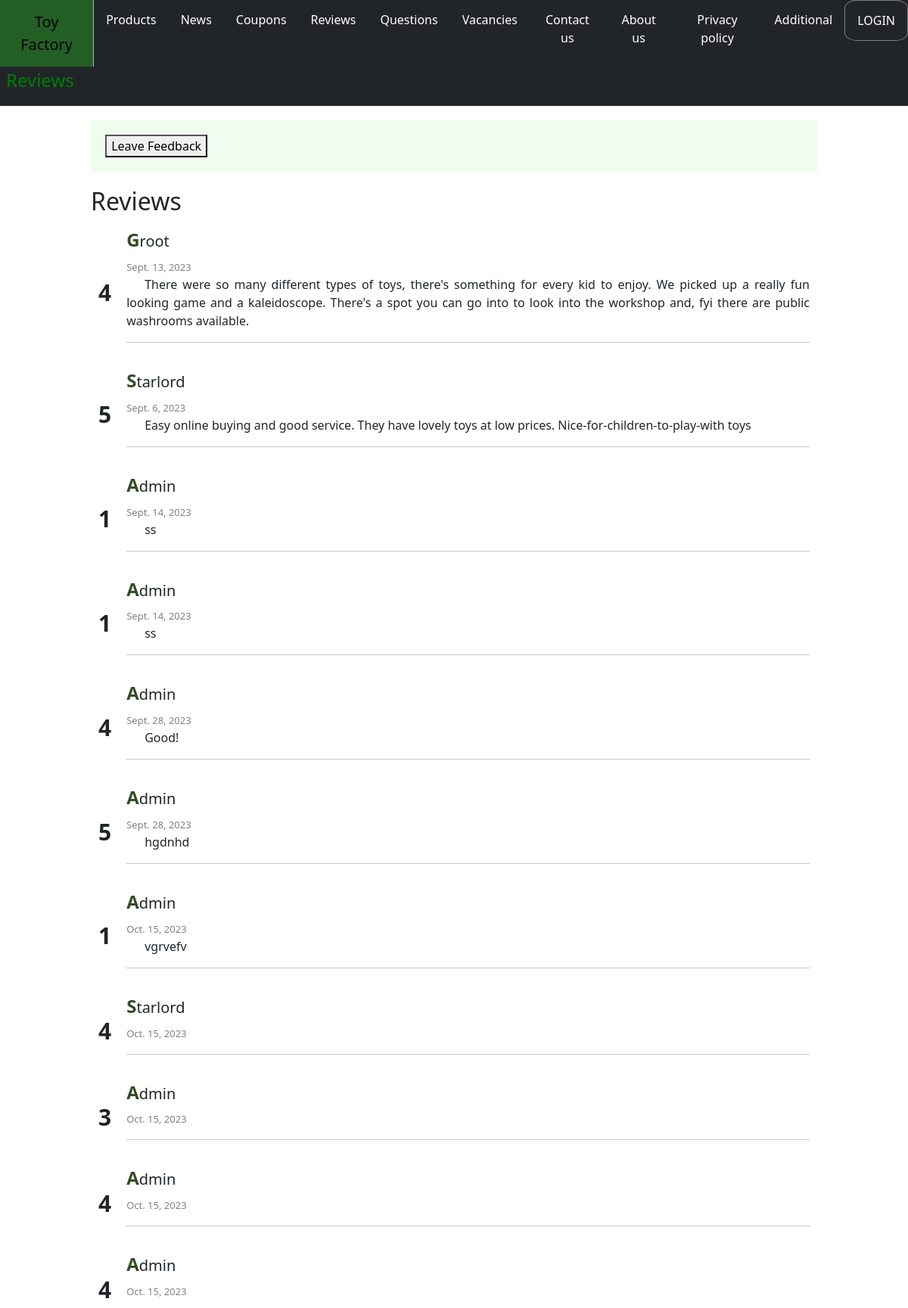
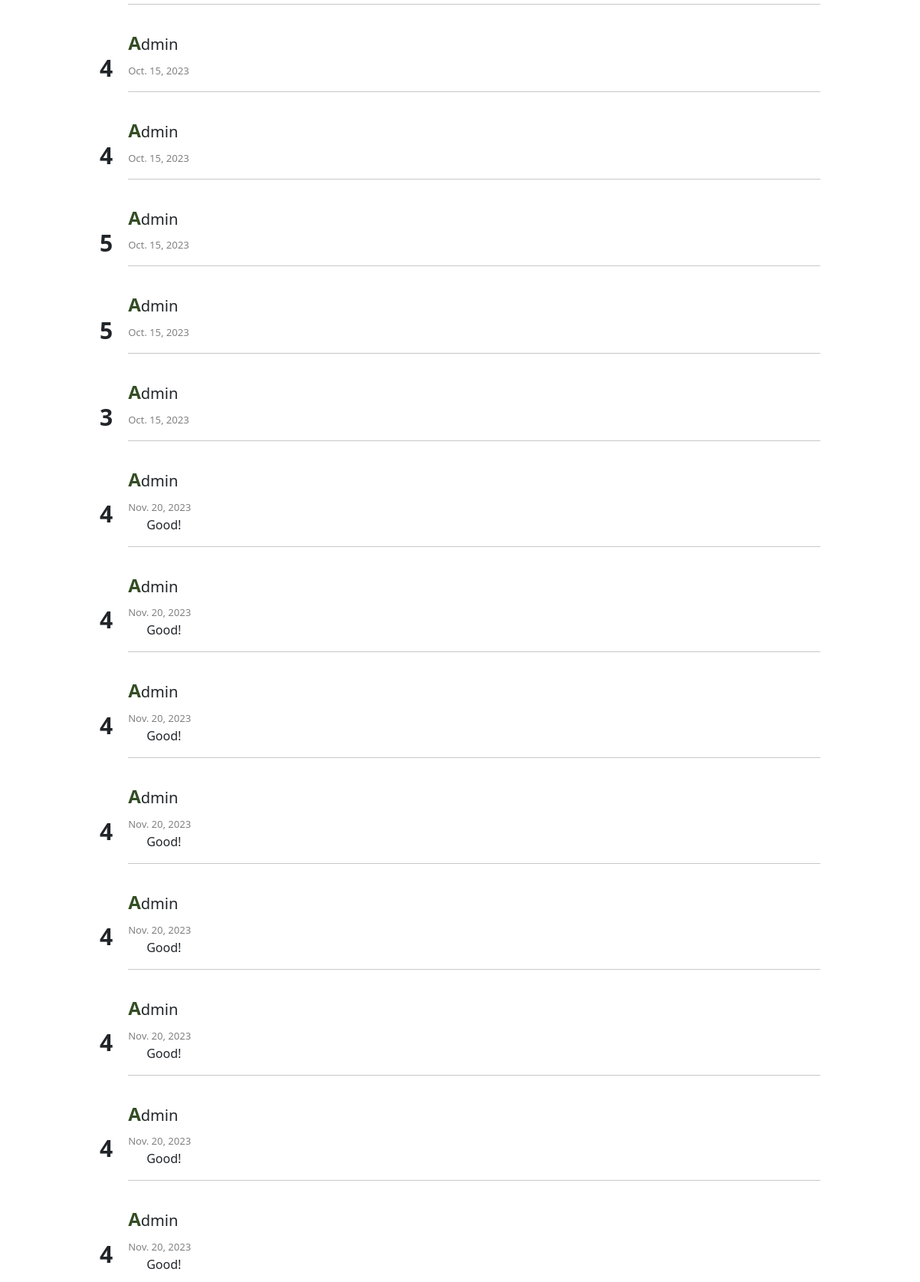
The page /toyfactory/reviews (upper part) on the database its author committed (2 pictures, top to bottom).
### toyfactory/models.py (models this page shows)
class Review(models.Model):
    clients_name = models.ForeignKey(User, on_delete=models.CASCADE)
    rating = models.PositiveIntegerField("Rating", validators=[
            MaxValueValidator(5),
            MinValueValidator(1)
        ])
    date = models.DateField("Release Date", default=datetime.date.today)
    text = models.CharField("Text", max_length=500, null=True)

### toyfactory/views.py (the view, shortened to what this page needs)
# urls.py: path("reviews", views.ReviewsView.as_view(), name="reviews"),
class ReviewsView(TemplateView):
    template_name = "toyfactory/reviews.html"
    def get_context_data(self, **kwargs):
        context = super().get_context_data(**kwargs)
        context["reviews"] = Review.objects.all()
        return context

### toyfactory/templates/toyfactory/reviews.html (shortened to what this page needs)
{% extends "base.html" %}
{% load static %}
{% block title %}Reviews{% endblock %}
{% block content %}
<html lang="en">
<head>
    <link rel="stylesheet" href="{% static 'styles/reviews.css' %}">
</head>
<body>
<div align="center">
    <div style="width:80%">
        <div align="justify">
            <div class="form_container">
                {% if user.is_authenticated %}
                <div id="form_description">
                    <h2>Review Form</h2>
                    <p>We would love to get feedback from you. Positive and negative feedback is welcomed. Please fill in the form.</p>
                </div>
                <div>
                    <form method="post">
                        {% csrf_token %}
                        <fieldset title="Review Form">
                            <small>Date</small><br>
                            <input disabled type="date" id="todayDate"><br>
                            <script> document.getElementById("todayDate").valueAsDate = new Date();</script>
                            <small>Rating</small><br>
                            <input required type="number" name="rating" min="1" max="5"><br>
                            <small>Message</small><br>
                            <textarea type="text" name="text" placeholder="Feedback" cols="100" rows="10"></textarea><br>
                            <small>Birth Date</small><br>
                            <input type="date" id="birthDay" onchange="changeDate()"><br>
                            <div class="checkbox_rect">
                                <input required type="checkbox" id="checkbox_rect" name="check">
                                <label for="checkbox_rect">Agree with private policy</label>
                            </div>
                            <button id="submitButton" disabled type="submit">Send</button>
                        </fieldset>
                    </form>
                </div>
                {%else%}
                    <a href="/toyfactory/accounts/login"><button>Leave Feedback</button></a>
                {%endif%}
            </div>
            <h2>Reviews</h2>
            <table cellpadding="10">
                {%for review in reviews%}
                <tr>
                    <td>
                        <strong style="font-size:30px">{{review.rating}}</strong>
                    </td>
                    <td>
                        <h5 id="client_name">{{review.clients_name}}</h5>
                        <time id="review_date">{{review.date}}</time>
                        {% if review.text %}
                            <p id="review_text">{{review.text}}</p>
                        {%endif%}
                        <hr>
                    </td>
                </tr>
                {% endfor %}
            </table>
        </div>
    </div>
</div>
</body>
</html>
{% endblock %}

### toyfactory/static/styles/base.css (style rules this page uses)
body { min-height: 100vh; display: flex; flex-direction: column; }

### toyfactory/static/styles/reviews.css (style rules this page uses)
.form_container { width: 100%; display: flex; align-items: center; flex-flow: row nowrap; height: 100%; justify-content: space-between; background-color: rgba(238, 253, 238, 0.91); margin-top: 2%; margin-bottom: 2%; padding: 2%; }
#client_name:first-letter { font-size: 1.5rem; font-weight: bold; color: #334d24; text-transform: uppercase; }
#review_date { color: #808080; font-size: 13px; }
#review_text { text-indent: 1.5em; text-align: justify; }

### rows shown on the page
Review: rating "4", clients_name "groot", date "Sept. 13, 2023", text "There were so many different types of toys, there's something for every kid to enjoy. We picked up a really fun looking game and a kaleidoscope. There's a spot you can go into to look into the workshop and, fyi there are public washrooms available."
Review: rating "5", clients_name "starlord", date "Sept. 6, 2023", text "Easy online buying and good service. They have lovely toys at low prices. Nice-for-children-to-play-with toys"
Review: rating "1", clients_name "admin", date "Sept. 14, 2023", text "ss"
Review: rating "1", clients_name "admin", date "Sept. 14, 2023", text "ss"
Review: rating "4", clients_name "admin", date "Sept. 28, 2023", text "Good!"
Review: rating "5", clients_name "admin", date "Sept. 28, 2023", text "hgdnhd"
Review: rating "1", clients_name "admin", date "Oct. 15, 2023", text "vgrvefv"
Review: rating "4", clients_name "starlord", date "Oct. 15, 2023"
Review: rating "3", clients_name "admin", date "Oct. 15, 2023"
Review: rating "4", clients_name "admin", date "Oct. 15, 2023"
Review: rating "4", clients_name "admin", date "Oct. 15, 2023"
Review: rating "4", clients_name "admin", date "Oct. 15, 2023"
Review: rating "4", clients_name "admin", date "Oct. 15, 2023"
Review: rating "5", clients_name "admin", date "Oct. 15, 2023"
Review: rating "5", clients_name "admin", date "Oct. 15, 2023"
Review: rating "3", clients_name "admin", date "Oct. 15, 2023"
Review: rating "4", clients_name "admin", date "Nov. 20, 2023", text "Good!"
Review: rating "4", clients_name "admin", date "Nov. 20, 2023", text "Good!"
Review: rating "4", clients_name "admin", date "Nov. 20, 2023", text "Good!"
Review: rating "4", clients_name "admin", date "Nov. 20, 2023", text "Good!"
Review: rating "4", clients_name "admin", date "Nov. 20, 2023", text "Good!"
Review: rating "4", clients_name "admin", date "Nov. 20, 2023", text "Good!"
Review: rating "4", clients_name "admin", date "Nov. 20, 2023", text "Good!"
Review: rating "4", clients_name "admin", date "Nov. 20, 2023", text "Good!"
